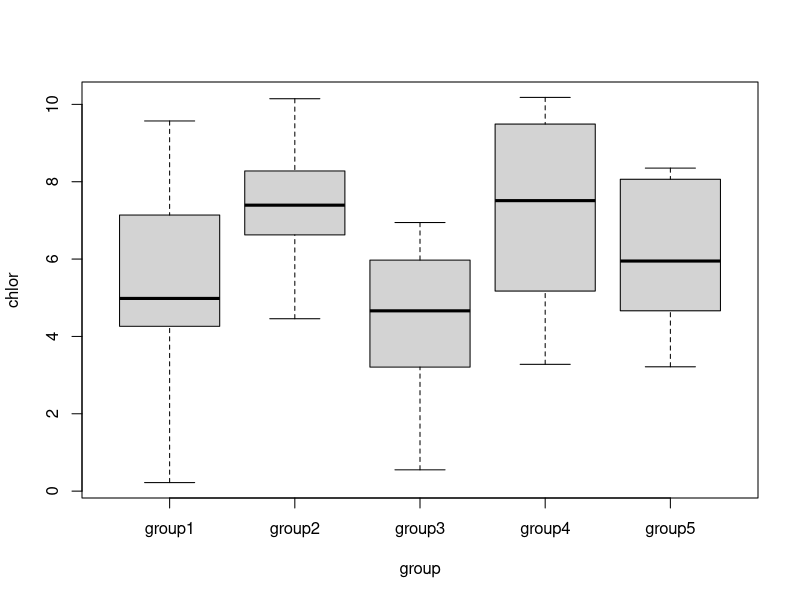
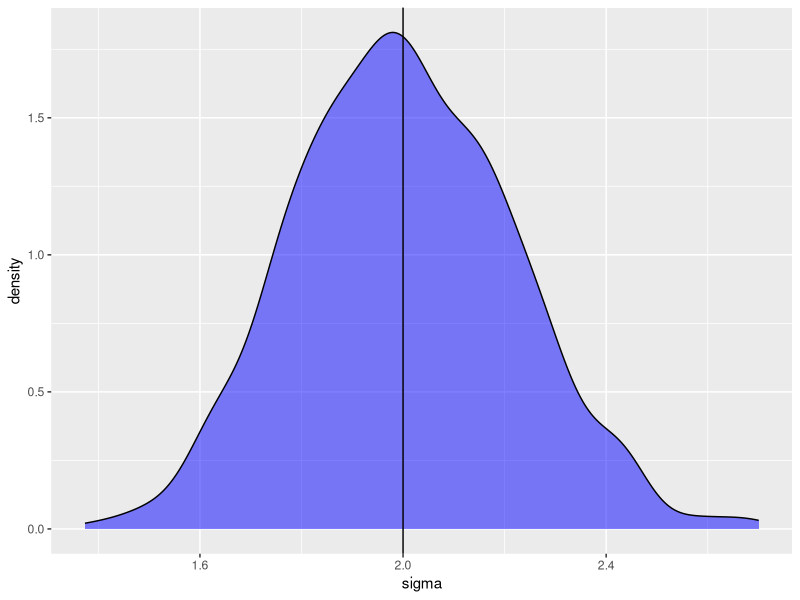
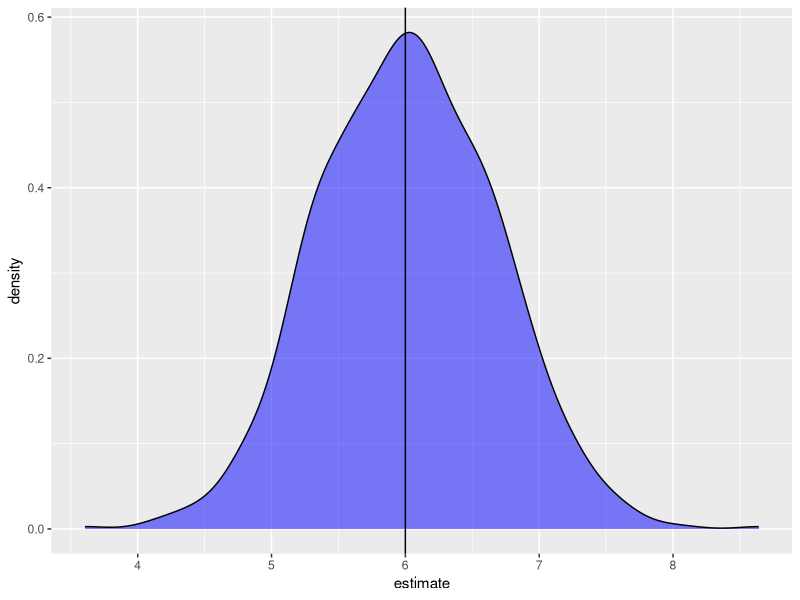
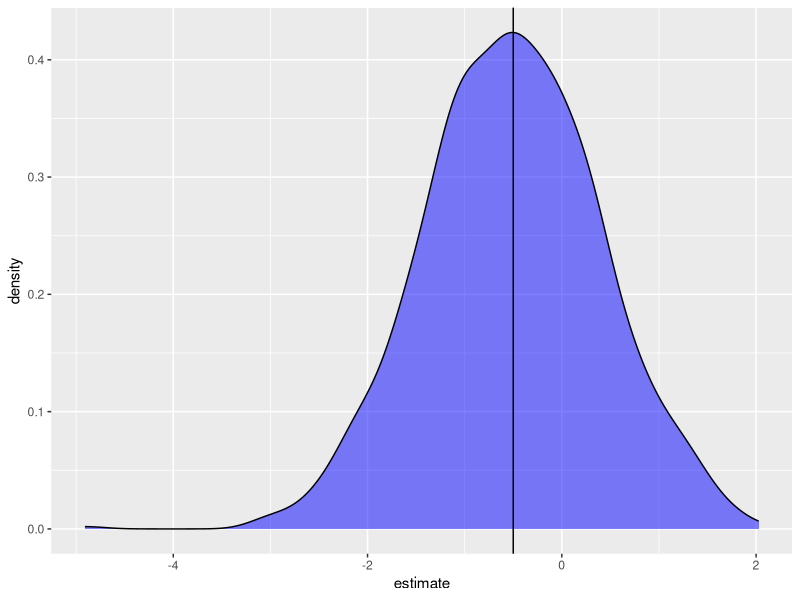
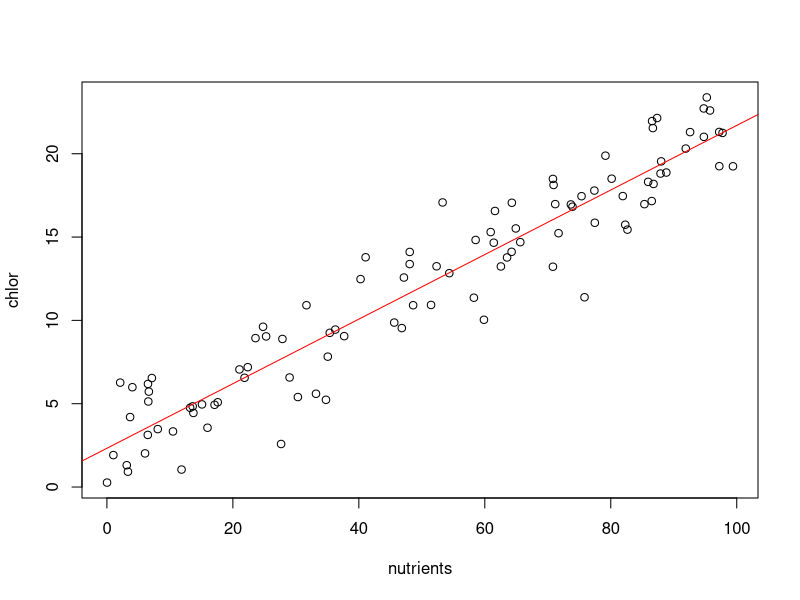

Here is the R script that generated these plots, in order:
# Simple linear model with one explanatory variable

set.seed(20) # Always set seed for reproducibility
ngroup <- 5 # The number of groups (in this case, unlevelled factors)
nrep <- 10 # Number of replicates

b0 <- 6 # Intercept - the level of group1
b1 <- 1.5 # Difference between group1 and group2
b2 <- -0.5 # etc
b3 <- 1
b4 <- 0.3
sd <- 2 # Overall SD

group <- rep( c("group1", "group2", "group3", "group4", "group5"), each = nrep) # A vector of group names 
# repeated for each replicate 
eps <- rnorm(ngroup*nrep, mean = 0, sd = sd) # Error term
chlor <- b0 + b1*(group == "group2") + b2*(group == "group3") + b3*(group == "group4") + 
  b4*(group == "group5") + eps # Distribution of the data

chlorophyll <- data.frame(chlor, group) # Shows the results as a dataframe
str(chlorophyll)

m1 <- lm(chlor ~ group, data = chlorophyll) # Test the effect of group on chlorophyll
summary(m1) # Are the parameters well recovered? Not perfect, but not terrible

with(chlorophyll, boxplot(chlor~group)) # Visual aid as a boxplot

chlorgroupaov <- aov(chlor ~ group, data = chlorophyll) # For comparison purposes, run as analysis of variance so Tukey works
TukeyHSD(chlorgroupaov) # Post-hoc difference among the groups

#### How well does the model perform over the long term?
# Packages 
library(broom)
library(dplyr)
library(ggplot2)
library(purrr)
# Create a function to run the model repeatedly

fivegroupfactorfun <- function(nrep = 10, b0 = 6, b1 = -1.5, b2 = -0.5, b3 = 1, b4 = 0.3, sigma = 2){
  ngroup = 5
  group = rep(c("group1", "group2", "group3", "group4", "group5"), each = nrep)
  eps = rnorm(ngroup*nrep, 0, sigma)
  chlor = b0 + b1*(group=="group2") + b2*(group == "group3") + b3*(group == "group4") + 
    b4*(group == "group5") + eps
  chlormod = lm(chlor ~ group)
  chlormod
}

set.seed(20)
simulations <- replicate(1e3, fivegroupfactorfun(), simplify = F)

# How often do we recover the SD?

simulations %>% # The simulations
  map_dbl(~summary(.x)$sigma) %>% 
  data.frame(sigma=.) %>% 
  ggplot( aes(sigma) ) +
  geom_density(fill = "blue", alpha = .5) + 
  geom_vline( xintercept = 2)

simulations %>%
  map_dbl(~summary(.x)$sigma) %>%
  {. < 2} %>%
  mean() # Tell us how often the SD is underestimated

# And the intercept parameter

simulations %>% # The simulations
  map_df(tidy) %>% # Turns each sim object into a tibble
  filter(term == "(Intercept)") %>% # Filtering for Intercept 
  ggplot( aes(estimate) ) +
  geom_density(fill = "blue", alpha = .5) + # Density plot for the estimates for group 2
  geom_vline( xintercept = 6)

# And one of the other groups

simulations %>% # The simulations
  map_df(tidy) %>% # Turns each sim object into a tibble
  filter(term == "groupgroup3") %>% # Filtering for group2 
  ggplot( aes(estimate) ) +
  geom_density(fill = "blue", alpha = .5) + # Density plot for the estimates for group 2
  geom_vline( xintercept = -0.5)

#### Now simulating with a continuous, rather than categoric, predictor
set.seed(20) 
sd <- 2 # Overall standard deviation
eps <- rnorm(100, 0, sd) # Error term
nutrients <- runif(100, 0, 100) # Variation of the predictor nutrients
b0 <- 2 # Chlorophyll when nutrients are zero
b1 <- 0.2 # How much each unit of nutrients increases chlorophyll by, the slope

chlor <- b0 + b1*nutrients + eps # Generating chlorophyll values
chlorophyll <- data.frame(chlor, nutrients) # Dataframe of prediction and predictor

m2 <- lm(chlor~nutrients, data = chlorophyll) # Model these data
summary(m2) # Model outputs for the intercept and nutrients are very good

plot(chlor ~ nutrients, data = chlorophyll) # Plot the raw data
abline(m2$coef[1], m2$coef[2], col = "red") # Plot the model line

       